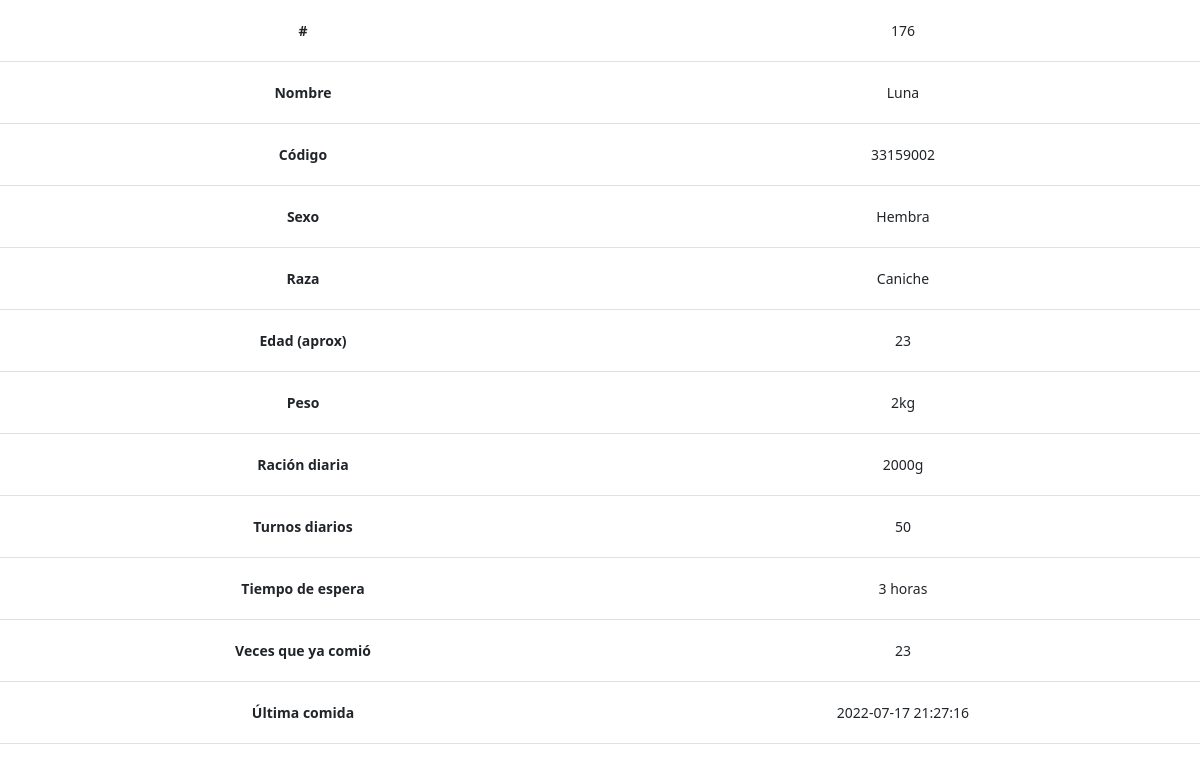
Screenshot of /verificado.php?id=33159002 (signed in) with the database file from the repository.
### tables this page shows
CREATE TABLE `perros` (
  `identificador` int(11) NOT NULL,
  `id` varchar(255) NOT NULL,
  `nombre` varchar(255) NOT NULL,
  `foto` varchar(255) NOT NULL,
  `sexo` enum('Macho','Hembra') NOT NULL,
  `raza` varchar(255) NOT NULL,
  `edad` int(11) NOT NULL,
  `peso` int(11) NOT NULL,
  `racion` int(11) NOT NULL,
  `turnos` int(11) NOT NULL,
  `cooldown` int(11) NOT NULL,
  `veces` varchar(255) NOT NULL,
  `ultimaEntrada` timestamp NOT NULL DEFAULT current_timestamp(),
  `ultimaSalida` timestamp NOT NULL DEFAULT current_timestamp(),
  `entro` tinyint(1) NOT NULL
);

### verificado.php (the view, shortened to what this page needs)
<?php
$id = null;
if (!empty($_GET['id'])) {
	$id = $_REQUEST['id'];
}
$pdo = Base::connect();
$pdo->setAttribute(PDO::ATTR_ERRMODE, PDO::ERRMODE_EXCEPTION);
$sql = "SELECT * FROM perros where id = ?";
$q = $pdo->prepare($sql);
$q->execute(array($id));
$datos = $q->fetch(PDO::FETCH_ASSOC);
?>
<!DOCTYPE html>
<html lang="es">
<html>
<head>
	<?php
	include 'comp/head.php';
	include 'comp/estilos.php';
	?>
</head>
<body>
	<table class="table tabla" id="datos-tabla" data-sorting="true">
		<tr>
			<td><b>#</b></td>
			<td><?php echo $datos['identificador']; ?></td>
		</tr>
		<tr>
			<td><b>Nombre</b></td>
			<td><?php echo $datos['nombre']; ?></td>
		</tr>
		<tr>
			<td><b>Código</b></td>
			<td><?php echo $datos['id']; ?></td>
		</tr>
		<tr>
			<td><b>Sexo</b></td>
			<td><?php echo $datos['sexo']; ?></td>
		</tr>
		<tr>
			<td><b>Raza</b></td>
			<td><?php echo $datos['raza']; ?></td>
		</tr>
		<tr>
			<td><b>Edad (aprox)</b></td>
			<td><?php echo $datos['edad']; ?> </td>
		</tr>
		<tr>
			<td><b>Peso</b></td>
			<td><?php echo $datos['peso']; ?>kg</td>
		</tr>
		<tr>
			<td><b>Ración diaria</b></td>
			<td><?php echo $datos['racion']; ?>g</td>
		</tr>
		<tr>
			<td><b>Turnos diarios</b></td>
			<td><?php echo $datos['turnos']; ?></td>
		</tr>
		<tr>
			<td><b>Tiempo de espera</b></td>
			<td><?php echo $datos['cooldown']; ?> horas</td>
		</tr>
		<tr>
			<td><b>Veces que ya comió</b></td>
			<td><?php echo $datos['veces']; ?></td>
		</tr>
		<tr>
			<td><b>Última comida</b></td>
			<td><?php echo $datos['ultimaEntrada']; ?></td>
		</tr>
	</table>
</body>
</html>

### css/estilos.css (style rules this page uses)
:root { --negro: #1e2125; --gris: rgb(100, 100, 100); --principal: rgb(68, 18, 160); --bordes_tablas: #5f5f5f20; --fondo_tablas: #fff; --fondo: rgb(239, 241, 252); }
* { margin: 0; padding: 0; list-style: none; }
body { font-size: .875rem; }
.table { text-align: center; }
.table tr td { padding: 20px; }

### rows the page displays
perros: identificador "176", nombre "Luna", id "33159002", sexo "Hembra", raza "Caniche", edad "23", peso "2", racion "2000", turnos "50", cooldown "3", veces "23", ultimaEntrada "2022-07-17 21:27:16"
